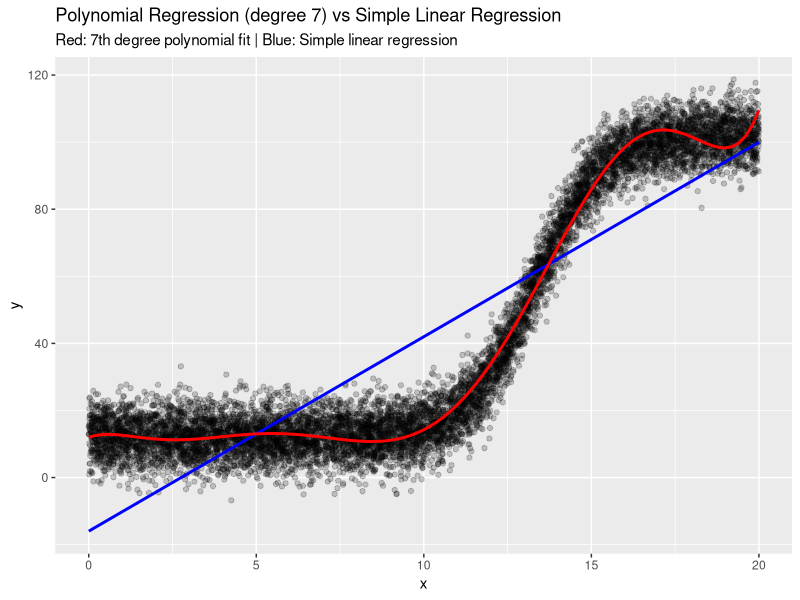
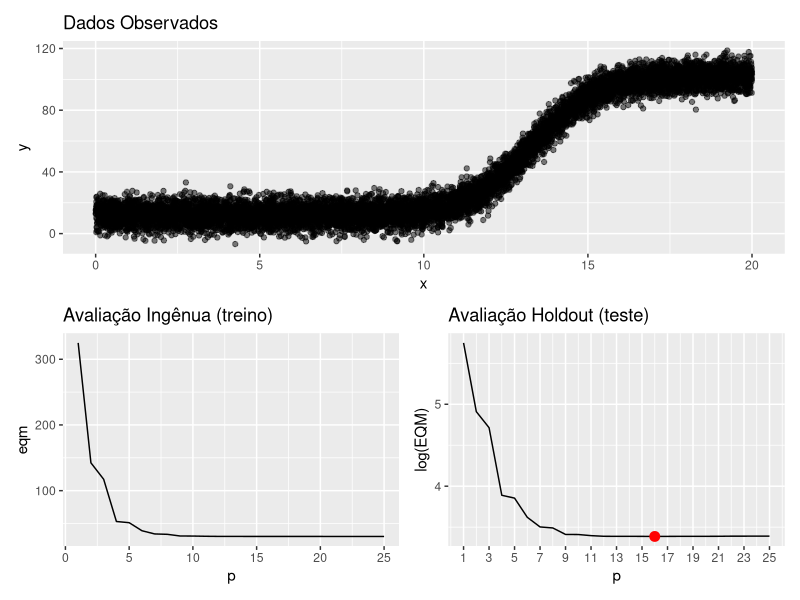
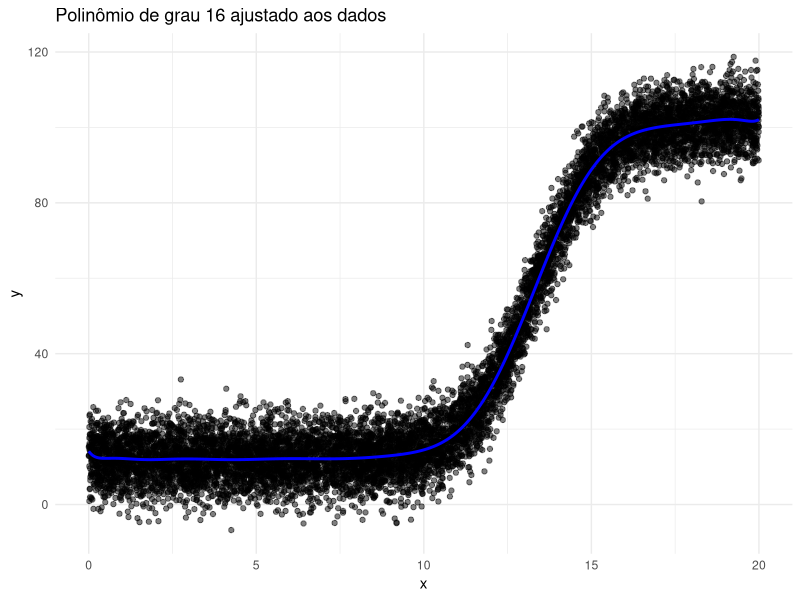

Here is the R script that generated these plots, in order:
# Regressão polinomial e importancia do data split

library(ggplot2)
library(dplyr)
library(purrr)
library(patchwork)
library(rsample)

# Generate data
gerando_dados <- function(n = 500L, ...) {
  f <- function(x, sd = 0.5, ...) {
    45 * tanh(x/1.9 - 7) + 57 + rnorm(n = length(x), sd = sd, ...)
  }

  tibble(x = runif(n = n, min = 0, max = 20)) |>
    mutate(y = f(x, ...))
}

set.seed(123)
dados <- gerando_dados(n = 10000L, mean = 0, sd = 5.5)

# Create a prediction function that includes all polynomial terms
predict_fun <- function(x) {
  newdata <- tibble(
    x = x,
    x2 = x^2,
    x3 = x^3,
    x4 = x^4,
    x5 = x^5,
    x6 = x^6,
    x7 = x^7
  )
  predict(modelo, newdata = newdata)
}

dados1 <- dados |>
  mutate(
    x2 = x^2,
    x3 = x^3,
    x4 = x^4,
    x5 = x^5,
    x6 = x^6,
    x7 = x^7
  )

# Fit model
modelo <- lm(y ~ ., data = dados1)

# Plot
ggplot(data = dados, aes(x = x, y = y)) +
  geom_point(alpha = 0.2) +
  geom_smooth(method = "lm", formula = y ~ x, se = FALSE, color = "blue") +
  geom_function(fun = predict_fun, color = "red", size = 1) +
  labs(
    title = "Polynomial Regression (degree 7) vs Simple Linear Regression",
    subtitle = "Red: 7th degree polynomial fit | Blue: Simple linear regression"
  )

# alternativa para ajuste de uma regressão polinomial
poly_model <- lm(y ~ poly(x, degree = 2), data = dados)

# calcula o eqm para cada grau de polinomio p
# avaliação sem data split (holdout)
avaliacao_ingenua <- function(dados, p_max = 25) {
  avaliacao <- function(p) {
    regressao <- lm(y ~ poly(x, degree = p), data = dados)

    r <- dados |>
      mutate(y_chapeu = predict(regressao)) |>
      summarise(eqm = mean((y - y_chapeu)^2))

    tibble(p = p, eqm = r$eqm)
  }
  purrr::map_dfr(1:p_max, avaliacao)
}

# Avaliação com holdout (ajustada)
avaliacao_holdout <- function(dados, p_max = 25, seed = 123, ...) {
  split <- initial_split(dados, prop = 0.8, strata = y, ...)
  treino <- training(split)
  teste <- testing(split)
  avaliacao <- function(p) {
    regressao <- lm(y ~ poly(x, degree = p), data = treino)

    r <- teste |>
      mutate(y_chapeu = predict(regressao, newdata = teste)) |>
      summarise(eqm = mean((y - y_chapeu)^2))

    tibble(p = p, eqm = r$eqm)
  }
  purrr::map_dfr(1:p_max, avaliacao)
}

# Avaliações
tbl_ingenua <- avaliacao_ingenua(dados, p_max = 25)
tbl_holdout <- avaliacao_holdout(dados, p_max = 25)

# Gráficos
p1 <- tbl_ingenua |>
  ggplot(aes(x = p, y = eqm)) +
  geom_line() +
  labs(title = "Avaliação Ingênua (treino)")

p2 <- tbl_holdout |>
  ggplot(aes(x = p, y = log(eqm))) +
  geom_line() +
  geom_point(data = slice_min(tbl_holdout, eqm), color = "red", size = 3) +
  labs(title = "Avaliação Holdout (teste)", y = "log(EQM)") +
  scale_x_continuous(breaks = seq(1, 25, 2))

# Visualização dos dados
p_dados <- dados |>
  ggplot(aes(x = x, y = y)) +
  geom_point(alpha = 0.5) +
  labs(title = "Dados Observados")

# Layout final
(p_dados) / (p1 | p2)

# Plotando sobre p_dados o polinômio de melhor grau, polinômio de grau 6
melhor_grau <- which.min(tbl_holdout$eqm)
dados |>
  mutate(
    y_chapeu = predict(lm(y ~ poly(x, degree = melhor_grau), data = dados))
  ) |>
  ggplot(aes(x = x, y = y)) +
  geom_point(alpha = 0.5) +
  geom_line(aes(y = y_chapeu), color = "blue", size = 1) +
  labs(title = paste("Polinômio de grau", melhor_grau, "ajustado aos dados")) +
  theme_minimal()
